Frame 1 (no input): blank canvas, image omitted
Frame 60 (no input): blank canvas, image omitted
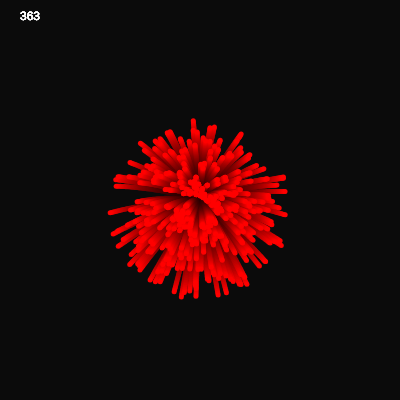
Frame 120 (the mouse pressed at the canvas centre since frame 60)

The p5.js sketch whose frames 1 and 60 were blank and that drew this single picture after the mouse press (run headless with seeded random() and noise() and a simulated clock; from frame 60 on, the mouse is pressed at the canvas centre):

// p5.js sketch
// ── sketch.js
let firework 

function setup() {
  createCanvas(400, 400);
}

function draw() {
  background(0, 10);
  if(firework){
  firework.update()
  }
}

function mousePressed(){
  firework=new Firework(mouseX,mouseY, random(20,500))
}


class Firework{
  constructor(x,y,n){
    this.p=[]
    this.numParticles=n
    for(let i=0; i<this.numParticles; i++){
      this.p.push(new Particle(200,200))
    }
  }

    update(){
      // this.p.forEach(function(tempVar,i){
      //   if (tempVar.update()){
      //     tempVar.show()
      //   } else{
      //     this.p.splice(i,1)
      //   }
      // })
      
      for(let i=this.p.length-1; i>=0; i--){
        if(this.p[i].update()){
        this.p[i].show()
      } else {
        // remove it
        this.p.splice(i,1)
      }
    }   
      fill(255)
      text(this.p.length,20,20)
  }
}
    
class Particle{
  constructor(x,y){
    this.x=x
    this.y=y
    this.a=random(TWO_PI)
    this.speed=random(0.2,1.5)
    this.fall=0
    this.gravity=0.006
    this.moveX=cos(this.a)*this.speed
    this.moveY=sin(this.a)*this.speed
  }
  
  update(){
    this.x+=this.moveX
    this.y+=this.moveY
    this.y+=this.fall
    this.fall+=this.gravity
    return this.y<height
  }
  
  show(){
    fill(255,0,0)
    noStroke()
    ellipse(this.x,this.y, 5)
  }
  
}
